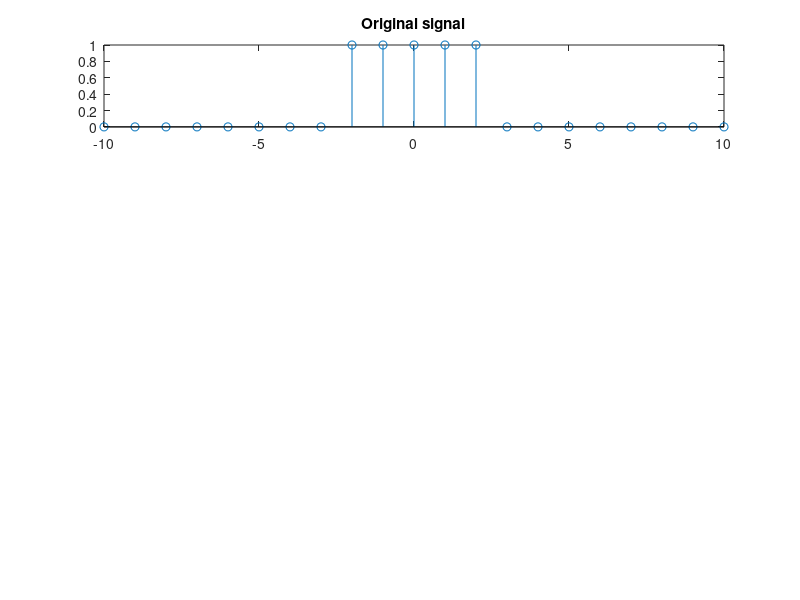

This figure's MATLAB source: (Note: this script raises an error after producing the figure.)
% Dean

clc;
clear;
close all;
row = 4;
column = 1;
% Defining interval for n
n = (-10 : 10);

% frequencyStep = 1;
frequencyStep = 2* pi/length(n);

% Defining signal
xOfN = zeros(1, length(n));
xOfN(9:13) = 1;
subplot(row, column, 1);
stem(n, xOfN);
title('Original signal')
% Defining frequency interval
frequencies = (-2 *pi * 0: frequencyStep : 2*pi*20/21);

result = fourierTransform(xOfN, n, frequencies);

% hold;
subplot(row, column, 2);
plot(frequencies, abs(result))
title('fourier transform with for loop')

resultMatlab = fft(xOfN);
subplot(row, column, 3);
plot(frequencies, abs(resultMatlab));
title('fourier transform with for matlab function')

% Question 3
subplot(row, column, 4);
og = ifft(resultMatlab);
plot(n, xOfN);
title('result of inverse fourier transform')
hold
plot(n, og);





